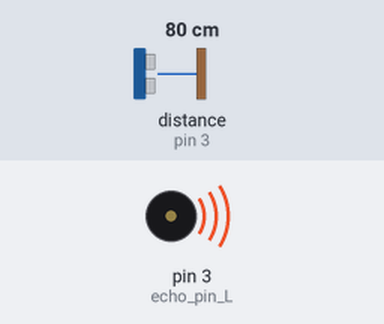
Simulated run of this sketch. Board: Arduino Uno, built with avr-gcc and run on an emulated ATmega328P. Parts: buzzer (waves = sounding). The inputs (shaded band) are chosen by the test bench; at power-on: distance to the obstacle (sensor on pin 3) 80 cm. The echo pulse lasts 58.3 µs per cm.

Above: at 1.2 s.
1.3 s: distance to the obstacle (sensor on pin 3) set to 299 cm
4.3 s: distance to the obstacle (sensor on pin 3) set to 250 cm
10.3 s: distance to the obstacle (sensor on pin 3) set to 299 cm
Timing chart, 0 to 13.3 s (numbered marks = the images above; inputs shaded):
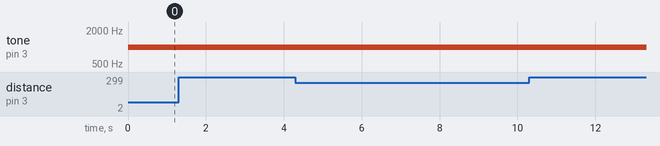

The sketch:

SSnBZtest_221020.ino
```cpp
////////////////////////////////////////////////////
// 추후 *.c / *.h 을 만들어 관리
#define SSLeft 1
#define SSBack 2
#define SSRight 3
#define BZLeft 1
#define BZBack 2
#define BZRight 3

#define trig_pin_L  2   // 좌측 초음파센서
#define echo_pin_L  3   // 좌측 초음파센서
#define trig_pin_R  10  // 우측 초음파 센서
#define echo_pin_R  11  // 우측 초음파 센서
#define Limit_dis 100 // 지정된 거리 이하일때 반응, 단위 [cm]

int Set_Sensors(){
  // setting SuperSonic Sensor
  pinMode(trig_pin_L, OUTPUT);
  pinMode(echo_pin_L, INPUT);
  pinMode(trig_pin_R, OUTPUT);
  pinMode(echo_pin_R, INPUT);

  return 0;
}

double get_SSSensor(int index){// 왼 뒤 오
    double distance;

    switch (index){
        case SSLeft:
          digitalWrite(trig_pin_L, LOW);
          delayMicroseconds(2);
          digitalWrite(trig_pin_L, HIGH);
          delayMicroseconds(10);
          digitalWrite(trig_pin_L, LOW);

          double time_L = pulseIn(echo_pin_L, HIGH);
          distance = time_L * 340 / 10000 / 2;
          break;

        case SSBack:
          printf("NOP");
          break;

        case SSRight:
          digitalWrite(trig_pin_R, LOW);
          delayMicroseconds(2);
          digitalWrite(trig_pin_R, HIGH);
          delayMicroseconds(10);
          digitalWrite(trig_pin_R, LOW);

          double time_R = pulseIn(echo_pin_R, HIGH);
          distance = time_R * 340 / 10000 / 2;
          break;
        default:
          printf("did not anything");
          break;
    }

    return distance;
}

int output_Buzzer(int index){// 왼 뒤 오
    switch (index){
        case BZLeft:
          tone(1, 1000, 10);      //1번핀으로 1,000Hz음을 10ms 동안 발생
          break;

        case BZBack:
          tone(2, 1000, 10);      //2번핀으로 1,000Hz음을 10ms 동안 발생
          break;

        case BZRight:
          tone(3, 1000, 10);      //2번핀으로 1,000Hz음을 10ms 동안 발생
          break;
    }

    return 0;
}
////////////////////////////////////////////////////

void setup() {
  Serial.begin(9600);
  Set_Sensors();
}

void loop() {
  double getSS_L = get_SSSensor(SSLeft);
  double getSS_R = get_SSSensor(SSRight);

  if (getSS_L < Limit_dis){
    output_Buzzer(BZLeft);
  }
  if (getSS_R < Limit_dis){
    output_Buzzer(BZRight);
  }
}
```
